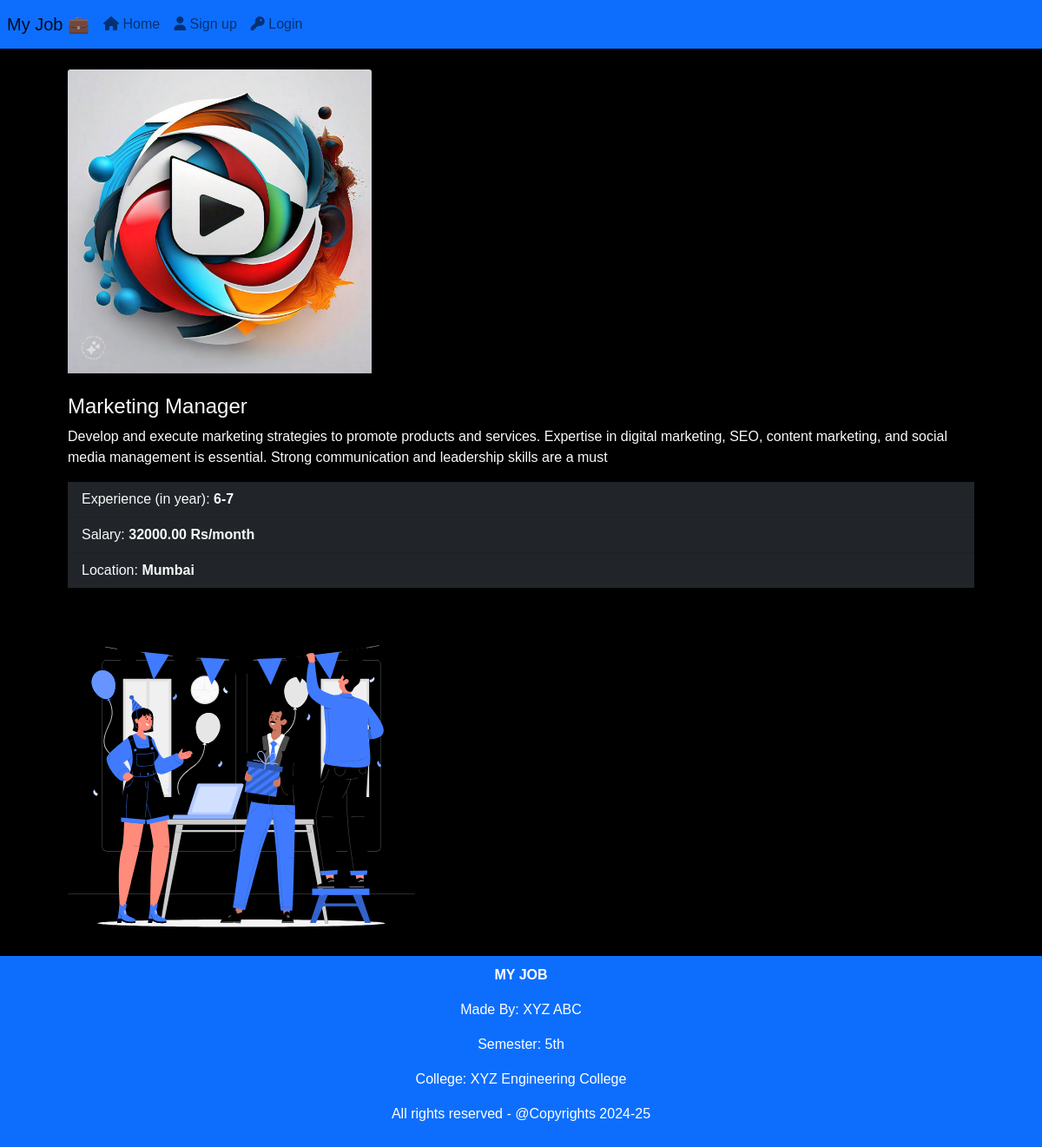
Screenshot of /user/detail/job/6 with the database file from the repository.
### adminjob/models.py (models this page shows, shortened)
class Job(models.Model):
    job_name = models.CharField(max_length=255)  # Job name (up to 255 characters)
    experience = models.CharField(max_length=255)  # Experience requirements (up to 255 characters)
    detail = models.TextField()  # Detailed description of the job
    image = models.ImageField(upload_to='job_images/', null=True, blank=True)  # Optional image field
    salary = models.DecimalField(max_digits=10, decimal_places=2)  # Salary (e.g., 99999999.99)
    address  = models.CharField(max_length=255,default="Mumbai",null=True)

### user/views.py (the view)
# urls.py: path('detail/job/<int:id>',views.jobDetail.as_view(),name="jobdetail")
class jobDetail(View):
    def get(self,request,id):
        isjob = Job.objects.filter(id=id).exists()
        if isjob:
            job=Job.objects.get(id=id)
            return render(request,"user/jobdetails.html",{"job":job})
        else:
            return HttpResponseRedirect('/user/profile/')

### user/templates/user/jobdetails.html (shortened to what this page needs)
{% extends 'core/base.html' %}
{% block content %}
    {% load static %}
{% include 'core/nav.html' %}
<div class="container">
    {% if job %}
    <div class="container mt-4">
        {% if job.image %}
                    <img class="card-img-top" src="{{ job.image.url }}" alt="{{ job.job_name }}" width="350px" height="350px" style="width: 350px; height: 350px;">
                {% else %}
                    <img class="card-img-top" src="{% static 'core/images/job.svg' %}" alt="{{ job.job_name }}" width="200" height="200px">
                {% endif %}
                <div class="mt-4" style="margin-bottom: 10px;">
                    <h4 class=text-light>{{job.job_name}}</h4>
                    <p class="card-text text-light">{{ job.detail }}</p>
                    <ul class="list-group list-group-flush bg-dark text-light">
                        <li class="list-group-item bg-dark text-light">Experience (in year): <b>{{ job.experience }}</b></li>
                        <li class="list-group-item bg-dark text-light">Salary: <b>{{ job.salary }} Rs/month</b></li>
                        <li class="list-group-item bg-dark text-light">Location: <b>{{ job.address }}</b></li>
                    </ul>
                </div>
    </div>
<div class="container mt-4">
    <img src="{% static 'core/images/fun.svg'  %}" alt="" class="img-fluid" style="width: 400px; height: 400px;">
</div>
    {% endif %}
</div>
{% include 'core/footer.html' %}
{% endblock content %}

### user/templates/user/jobdetails.html (style rules this page uses)
body { background-color: black; font-family: Arial, sans-serif; }

### rows the page displays
Job: image (picture), job_name "Marketing Manager", detail "Develop and execute marketing strategies to promote products and services. Expertise in digital marketing, SEO, content marketing, and social media management is essential. Strong communication and leadership skills are a must", experience "6-7", salary "32000.00", address "Mumbai"
